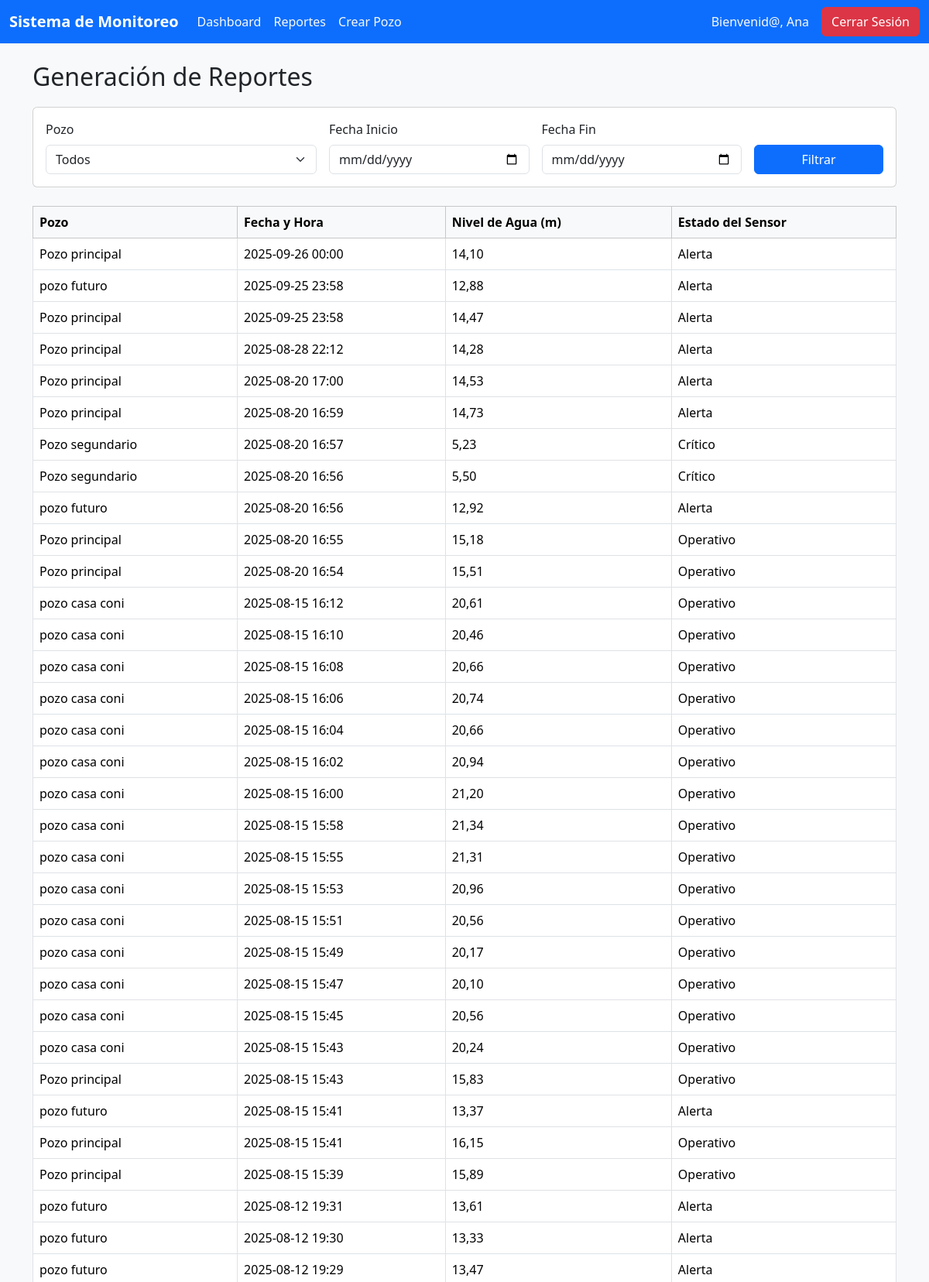
The page /reportes/ (signed in, upper part) on the database its author committed.
### core/models.py (models this page shows, shortened)
class Medicion(models.Model):
    pozo = models.ForeignKey(Pozo, on_delete=models.CASCADE, related_name='mediciones')
    fecha_hora = models.DateTimeField(auto_now_add=True)
    nivel_agua = models.DecimalField(max_digits=6, decimal_places=2)
    estado_sensor = models.CharField(max_length=50, default='Operativo')
    class Meta:
        indexes = [
            models.Index(fields=['pozo', 'fecha_hora']),
        ]
        ordering = ['-fecha_hora']

class Pozo(models.Model):
    nombre = models.CharField(max_length=100, unique=True)
    ubicacion = models.CharField(max_length=255)
    propietario = models.ForeignKey(User, on_delete=models.CASCADE)
    latitud = models.FloatField(null=True, blank=True)
    longitud = models.FloatField(null=True, blank=True)

### core/views.py (the view)
# urls.py: path('reportes/', views.reportes_view, name='reportes'),
@login_required
def reportes_view(request):
    pozos_usuario = Pozo.objects.filter(propietario=request.user)
    mediciones = Medicion.objects.filter(pozo__in=pozos_usuario)
    pozo_id = request.GET.get('pozo')
    fecha_inicio = request.GET.get('fecha_inicio')
    fecha_fin = request.GET.get('fecha_fin')
    if pozo_id:
        mediciones = mediciones.filter(pozo_id=pozo_id)
    if fecha_inicio:
        mediciones = mediciones.filter(fecha_hora__gte=fecha_inicio)
    if fecha_fin:
        try:
            fecha_fin_dt = datetime.datetime.strptime(fecha_fin, '%Y-%m-%d').date()
            mediciones = mediciones.filter(fecha_hora__date__lte=fecha_fin_dt)
        except ValueError:
            pass
    context = {
        'pozos': pozos_usuario,
        'mediciones': mediciones.all()
    }
    return render(request, 'core/reportes.html', context)

### core/templates/core/reportes.html (shortened to what this page needs)
{% extends "core/base.html" %}
{% block content %}
<h1 class="h2">Generación de Reportes</h1>
<form method="get" class="card p-3 mb-4">
    <div class="row g-3">
        <div class="col-md-4">
            <label for="pozo" class="form-label">Pozo</label>
            <select name="pozo" id="pozo" class="form-select">
                <option value="">Todos</option>
            </select>
        </div>
        <div class="col-md-3">
            <label for="fecha_inicio" class="form-label">Fecha Inicio</label>
            <input type="date" name="fecha_inicio" id="fecha_inicio" class="form-control" value="{{ request.GET.fecha_inicio }}">
        </div>
        <div class="col-md-3">
            <label for="fecha_fin" class="form-label">Fecha Fin</label>
            <input type="date" name="fecha_fin" id="fecha_fin" class="form-control" value="{{ request.GET.fecha_fin }}">
        </div>
        <div class="col-md-2 d-flex align-items-end">
            <button type="submit" class="btn btn-primary w-100">Filtrar</button>
        </div>
    </div>
</form>
<div class="table-responsive">
    <table class="table table-bordered">
        <thead class="table-light">
            <tr>
                <th>Pozo</th>
                <th>Fecha y Hora</th>
                <th>Nivel de Agua (m)</th>
                <th>Estado del Sensor</th>
            </tr>
        </thead>
        <tbody>
            {% for medicion in mediciones %}
            <tr>
                <td>{{ medicion.pozo.nombre }}</td>
                <td>{{ medicion.fecha_hora|date:"Y-m-d H:i" }}</td>
                <td>{{ medicion.nivel_agua }}</td>
                <td>{{ medicion.estado_sensor }}</td>
            </tr>
            {% empty %}
            <tr>
                <td colspan="4" class="text-center">No hay datos que coincidan con los filtros.</td>
            </tr>
            {% endfor %}
        </tbody>
    </table>
</div>
{% endblock %}

### core/templates/core/base.html (shortened to what this page needs)
{% load static %}
<!DOCTYPE html>
<html lang="es">
<head>
    <link href="https://cdn.jsdelivr.net/npm/bootstrap@5.3.3/dist/css/bootstrap.min.css" rel="stylesheet">
    <link rel="stylesheet" href="{% static 'core/css/style.css' %}">
    <head>
    <link rel="stylesheet" href="{% static 'core/css/style.css' %}">
</head>
</head>
<body>
    <nav class="navbar navbar-expand-lg navbar-dark bg-primary">
        <div class="container-fluid">
            <a class="navbar-brand" href="{% url 'menu' %}">Sistema de Monitoreo</a>
            {% if user.is_authenticated %}
            <div class="collapse navbar-collapse" id="navbarNav">
                <ul class="navbar-nav me-auto mb-2 mb-lg-0">
                    <li class="nav-item"><a class="nav-link" href="{% url 'dashboard' %}">Dashboard</a></li>
                    <li class="nav-item"><a class="nav-link" href="{% url 'reportes' %}">Reportes</a></li>
                    <li class="nav-item"><a class="nav-link" href="{% url 'crear_pozo' %}">Crear Pozo</a></li>
                </ul>
                <span class="navbar-text me-3">
                    Bienvenid@, {{ user.username }}
                </span>
                <a href="{% url 'logout' %}" class="btn btn-danger">Cerrar Sesión</a>
            </div>
            {% endif %}
        </div>
    </nav>
    <main class="container mt-4">
        {% block content %}{% endblock %}
    </main>
</body>
</html>

### core/static/core/css/style.css (style rules this page uses)
body { background-color: #f8f9fa; }
.card { margin-top: 20px; }
.navbar-brand { font-weight: bold; }
.nav-link { color: #f8f9fa; }
.navbar-text { color: #f8f9fa; }

### rows shown on the page
Medicion: pozo.nombre "Pozo principal", fecha_hora "2025-09-26 00:00", nivel_agua "14,10", estado_sensor "Alerta"
Medicion: pozo.nombre "pozo futuro", fecha_hora "2025-09-25 23:58", nivel_agua "12,88", estado_sensor "Alerta"
Medicion: pozo.nombre "Pozo principal", fecha_hora "2025-09-25 23:58", nivel_agua "14,47", estado_sensor "Alerta"
Medicion: pozo.nombre "Pozo principal", fecha_hora "2025-08-28 22:12", nivel_agua "14,28", estado_sensor "Alerta"
Medicion: pozo.nombre "Pozo principal", fecha_hora "2025-08-20 17:00", nivel_agua "14,53", estado_sensor "Alerta"
Medicion: pozo.nombre "Pozo principal", fecha_hora "2025-08-20 16:59", nivel_agua "14,73", estado_sensor "Alerta"
Medicion: pozo.nombre "Pozo segundario", fecha_hora "2025-08-20 16:57", nivel_agua "5,23", estado_sensor "Crítico"
Medicion: pozo.nombre "Pozo segundario", fecha_hora "2025-08-20 16:56", nivel_agua "5,50", estado_sensor "Crítico"
Medicion: pozo.nombre "pozo futuro", fecha_hora "2025-08-20 16:56", nivel_agua "12,92", estado_sensor "Alerta"
Medicion: pozo.nombre "Pozo principal", fecha_hora "2025-08-20 16:55", nivel_agua "15,18", estado_sensor "Operativo"
Medicion: pozo.nombre "Pozo principal", fecha_hora "2025-08-20 16:54", nivel_agua "15,51", estado_sensor "Operativo"
Medicion: pozo.nombre "pozo casa coni", fecha_hora "2025-08-15 16:12", nivel_agua "20,61", estado_sensor "Operativo"
Medicion: pozo.nombre "pozo casa coni", fecha_hora "2025-08-15 16:10", nivel_agua "20,46", estado_sensor "Operativo"
Medicion: pozo.nombre "pozo casa coni", fecha_hora "2025-08-15 16:08", nivel_agua "20,66", estado_sensor "Operativo"
Medicion: pozo.nombre "pozo casa coni", fecha_hora "2025-08-15 16:06", nivel_agua "20,74", estado_sensor "Operativo"
Medicion: pozo.nombre "pozo casa coni", fecha_hora "2025-08-15 16:04", nivel_agua "20,66", estado_sensor "Operativo"
Medicion: pozo.nombre "pozo casa coni", fecha_hora "2025-08-15 16:02", nivel_agua "20,94", estado_sensor "Operativo"
Medicion: pozo.nombre "pozo casa coni", fecha_hora "2025-08-15 16:00", nivel_agua "21,20", estado_sensor "Operativo"
Medicion: pozo.nombre "pozo casa coni", fecha_hora "2025-08-15 15:58", nivel_agua "21,34", estado_sensor "Operativo"
Medicion: pozo.nombre "pozo casa coni", fecha_hora "2025-08-15 15:55", nivel_agua "21,31", estado_sensor "Operativo"
Medicion: pozo.nombre "pozo casa coni", fecha_hora "2025-08-15 15:53", nivel_agua "20,96", estado_sensor "Operativo"
Medicion: pozo.nombre "pozo casa coni", fecha_hora "2025-08-15 15:51", nivel_agua "20,56", estado_sensor "Operativo"
Medicion: pozo.nombre "pozo casa coni", fecha_hora "2025-08-15 15:49", nivel_agua "20,17", estado_sensor "Operativo"
Medicion: pozo.nombre "pozo casa coni", fecha_hora "2025-08-15 15:47", nivel_agua "20,10", estado_sensor "Operativo"
Medicion: pozo.nombre "pozo casa coni", fecha_hora "2025-08-15 15:45", nivel_agua "20,56", estado_sensor "Operativo"
Medicion: pozo.nombre "pozo casa coni", fecha_hora "2025-08-15 15:43", nivel_agua "20,24", estado_sensor "Operativo"
Medicion: pozo.nombre "Pozo principal", fecha_hora "2025-08-15 15:43", nivel_agua "15,83", estado_sensor "Operativo"
Medicion: pozo.nombre "pozo futuro", fecha_hora "2025-08-15 15:41", nivel_agua "13,37", estado_sensor "Alerta"
Medicion: pozo.nombre "Pozo principal", fecha_hora "2025-08-15 15:41", nivel_agua "16,15", estado_sensor "Operativo"
Medicion: pozo.nombre "Pozo principal", fecha_hora "2025-08-15 15:39", nivel_agua "15,89", estado_sensor "Operativo"
Medicion: pozo.nombre "pozo futuro", fecha_hora "2025-08-12 19:31", nivel_agua "13,61", estado_sensor "Alerta"
Medicion: pozo.nombre "pozo futuro", fecha_hora "2025-08-12 19:30", nivel_agua "13,33", estado_sensor "Alerta"
Medicion: pozo.nombre "pozo futuro", fecha_hora "2025-08-12 19:29", nivel_agua "13,47", estado_sensor "Alerta"

### other values the page prints
{{ user.username }} "Ana"
